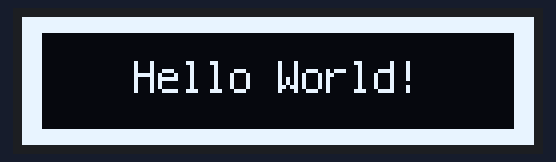
A program run on a simulated Raspberry Pi Pico running CircuitPython. Shown: 128×32 one-colour display.

Above: at 1.1 s.

The program:

testdisplay.py
```python
import board
import busio
import displayio
import terminalio
from adafruit_display_text import label
import adafruit_displayio_ssd1306
import time

displayio.release_displays()

i2c = busio.I2C(scl=board.GP1, sda=board.GP0)

# i2c = board.STEMMA_I2C()  # For using the built-in STEMMA QT connector on a microcontroller
display_bus = displayio.I2CDisplay(i2c, device_address=0x3C)
time.sleep(1)
display = adafruit_displayio_ssd1306.SSD1306(display_bus, width=128, height=32)

# Make the display context
splash = displayio.Group()
display.show(splash)

color_bitmap = displayio.Bitmap(128, 32, 1)
color_palette = displayio.Palette(1)
color_palette[0] = 0xFFFFFF  # White

bg_sprite = displayio.TileGrid(color_bitmap, pixel_shader=color_palette, x=0, y=0)
splash.append(bg_sprite)

# Draw a smaller inner rectangle
inner_bitmap = displayio.Bitmap(118, 24, 1)
inner_palette = displayio.Palette(1)
inner_palette[0] = 0x000000  # Black
inner_sprite = displayio.TileGrid(inner_bitmap, pixel_shader=inner_palette, x=5, y=4)
splash.append(inner_sprite)

# Draw a label
text = "Hello World!"
text_area = label.Label(terminalio.FONT, text=text, color=0xFFFF00, x=28, y=15)
splash.append(text_area)

time.sleep(10)

while True:
    pass
```
